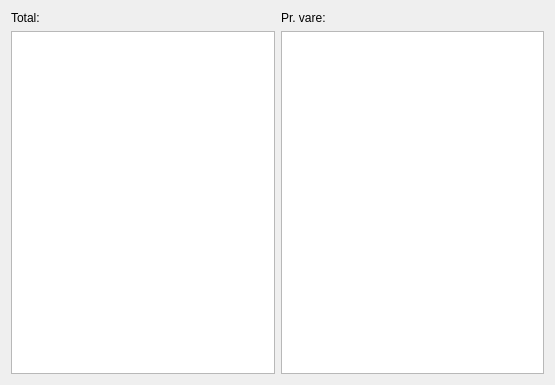
<ui version="4.0" >
 <class>StatisticsTotal</class>
 <widget class="QWidget" name="StatisticsTotal" >
  <property name="geometry" >
   <rect>
    <x>0</x>
    <y>0</y>
    <width>555</width>
    <height>385</height>
   </rect>
  </property>
  <property name="windowTitle" >
   <string>Form</string>
  </property>
  <layout class="QGridLayout" >
   <item row="0" column="0" >
    <widget class="QLabel" name="label" >
     <property name="text" >
      <string>Total:</string>
     </property>
    </widget>
   </item>
   <item row="0" column="1" >
    <widget class="QLabel" name="label_2" >
     <property name="text" >
      <string>Pr. vare:</string>
     </property>
    </widget>
   </item>
   <item row="1" column="0" >
    <widget class="QTreeView" name="totalView" />
   </item>
   <item row="1" column="1" >
    <widget class="QTreeView" name="itemView" />
   </item>
  </layout>
 </widget>
 <resources/>
 <connections/>
</ui>
